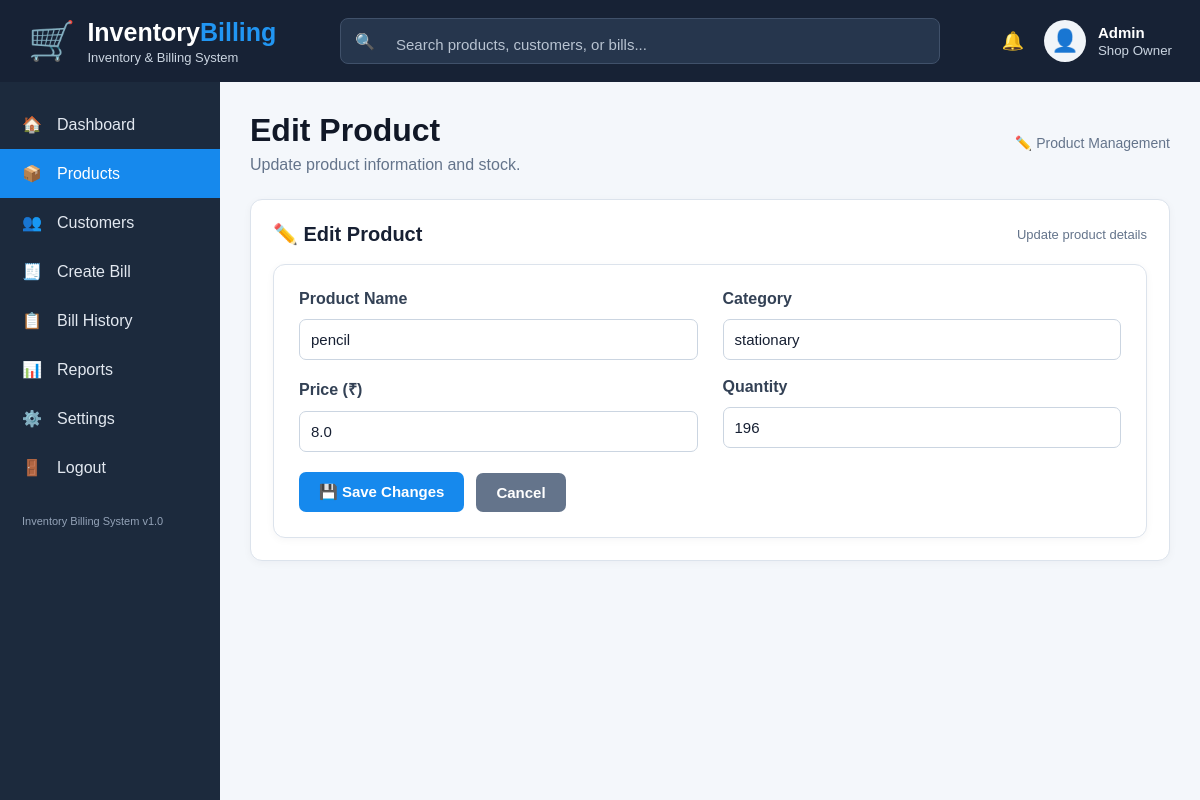
The app's page /edit/4 with its own data.
### tables this page shows
CREATE TABLE products (
            id INTEGER PRIMARY KEY AUTOINCREMENT,
            name TEXT NOT NULL,
            category TEXT,
            price REAL NOT NULL,
            quantity INTEGER NOT NULL
        );

### app.py (the view, shortened to what this page needs)
@app.route("/edit/<int:id>", methods=["GET", "POST"])
def edit_product(id):
    conn = sqlite3.connect("shop.db")
    conn.row_factory = sqlite3.Row
    product = conn.execute(
        "SELECT * FROM products WHERE id=?",
        (id,)
    ).fetchone()
    conn.close()
    return render_template("edit.html", product=product)

### templates/edit.html (shortened to what this page needs)
<!DOCTYPE html>
<html lang="en">
<head>
    <link rel="stylesheet"
          href="{{ url_for('static', filename='style.css') }}">
</head>
<body>
<header class="top-header">
    <div class="brand">
        <div class="brand-icon">🛒</div>
        <div>
            <h1>Inventory<span>Billing</span></h1>
            <p>Inventory & Billing System</p>
        </div>
    </div>
    <div class="top-search">
        🔍
        <input
            type="text"
            placeholder="Search products, customers, or bills..."
        >
    </div>
    <div class="profile">
        <span class="notification">🔔</span>
        <div class="profile-icon">
            👤
        </div>
        <div>
            <strong>Admin</strong>
            <small>Shop Owner</small>
        </div>
    </div>
</header>
<div class="app-layout">
<aside class="sidebar">
    <nav>
        <a href="/">
            🏠
            <span>Dashboard</span>
        </a>
        <a href="/products" class="active">
            📦
            <span>Products</span>
        </a>
        <a href="/customers">
            👥
            <span>Customers</span>
        </a>
        <a href="/billing">
            🧾
            <span>Create Bill</span>
        </a>
        <a href="/bill_history">
            📋
            <span>Bill History</span>
        </a>
        <a href="/dashboard">
            📊
            <span>Reports</span>
        </a>
    </nav>
    <div class="sidebar-bottom">
        <a href="#">
            ⚙️
            <span>Settings</span>
        </a>
        <a href="#">
            🚪
            <span>Logout</span>
        </a>
        <p>
            Inventory Billing System v1.0
        </p>
    </div>
</aside>
<main class="main-content">
    <div class="page-title">
        <div>
            <h2>Edit Product</h2>
            <p>
                Update product information and stock.
            </p>
        </div>
        <div class="date">
            ✏️ Product Management
        </div>
    </div>
    <div class="section-card">
        <div class="section-header">
            <h3>✏️ Edit Product</h3>
            <span>
                Update product details
            </span>
        </div>
        <form method="POST">
            <div class="product-form-grid">
                <div>
                    <label>
                        Product Name
                    </label>
                    <input
                        type="text"
                        name="name"
                        value="{{ product['name'] }}"
                        placeholder="Enter product name"
                        required
                    >
                </div>
                <div>
                    <label>
                        Category
                    </label>
                    <input
                        type="text"
                        name="category"
                        value="{{ product['category'] }}"
                        placeholder="Enter category"
                    >
                </div>
                <div>
                    <label>
                        Price (₹)
                    </label>
                    <input
                        type="number"
                        name="price"
                        value="{{ product['price'] }}"
                        step="0.01"
                        required
                    >
                </div>
                <div>
                    <label>
                        Quantity
                    </label>
                    <input
                        type="number"
                        name="quantity"
                        value="{{ product['quantity'] }}"
                        min="0"
                        required
                    >
                </div>
            </div>
            <div class="edit-actions">
                <button type="submit">
                    💾 Save Changes
                </button>
                <a href="/products"
                   class="cancel-btn">
                    Cancel
                </a>
            </div>
        </form>
    </div>
</main>
</div>
</body>
</html>

### static/style.css (style rules this page uses)
* { box-sizing: border-box; }
body { margin: 0; font-family: Arial, sans-serif; background: #f4f7fb; color: #172033; }
.top-header { height: 82px; background: #172235; color: white; display: flex; align-items: center; justify-content: space-between; padding: 0 28px; gap: 25px; }
.brand { display: flex; align-items: center; gap: 12px; min-width: 270px; }
.brand-icon { font-size: 38px; }
.brand h1 { margin: 0; font-size: 25px; color: white; }
.brand h1 span { color: #2196f3; }
.brand p { margin: 3px 0 0; color: #cbd5e1; font-size: 13px; }
.top-search { flex: 1; max-width: 600px; height: 46px; background: #26364d; border: 1px solid #40516a; border-radius: 8px; display: flex; align-items: center; padding: 0 14px; color: #cbd5e1; }
.top-search input { width: 100%; border: none; outline: none; background: transparent; color: white; font-size: 15px; margin-left: 10px; }
.top-search input::placeholder { color: #b8c3d1; }
.profile { display: flex; align-items: center; gap: 10px; min-width: 190px; justify-content: flex-end; }
.notification { font-size: 23px; margin-right: 8px; }
.profile-icon { width: 42px; height: 42px; border-radius: 50%; background: #f1f5f9; color: #172235; display: flex; justify-content: center; align-items: center; font-size: 22px; }
.profile strong { display: block; font-size: 15px; }
.profile small { color: #cbd5e1; }
.app-layout { display: flex; min-height: calc(100vh - 82px); }
.sidebar { width: 220px; background: #1c2a3d; color: white; display: flex; flex-direction: column; justify-content: flex-start; flex-shrink: 0; }
.sidebar nav { padding-top: 18px; }
.sidebar a { display: flex; align-items: center; gap: 15px; padding: 15px 22px; color: #e2e8f0; text-decoration: none; font-size: 16px; font-weight: normal; transition: 0.2s; }
.sidebar a.active { background: #1689ed; color: white; }
.sidebar-bottom { padding-bottom: 18px; }
.sidebar-bottom p { color: #94a3b8; font-size: 11px; padding: 10px 22px; line-height: 1.5; }
.main-content { flex: 1; padding: 30px; background: #f4f7fb; min-width: 0; }
.page-title { display: flex; justify-content: space-between; align-items: center; margin-bottom: 25px; }
.page-title h2 { margin: 0; font-size: 32px; color: #111827; }
.page-title p { margin: 7px 0 0; color: #64748b; font-size: 16px; }
.date { color: #64748b; font-size: 14px; }
.section-card { background: white; border: 1px solid #dce3ec; border-radius: 12px; padding: 22px; margin-bottom: 22px; box-shadow: 0 2px 8px rgba(15, 23, 42, 0.04); }
.section-header { display: flex; justify-content: space-between; align-items: center; margin-bottom: 18px; }
.section-header h3 { margin: 0; font-size: 20px; color: #172033; }
.section-header span { color: #64748b; font-size: 13px; }
form { background: white; padding: 25px; border-radius: 12px; border: 1px solid #dce3ec; box-shadow: 0 2px 8px rgba(15, 23, 42, 0.04); }
label { color: #334155; font-weight: bold; }
input, select { width: 100%; max-width: 500px; padding: 11px; margin-top: 6px; border: 1px solid #cbd5e1; border-radius: 7px; background: white; color: #172033; font-size: 15px; }
input::placeholder { color: #94a3b8; }
button { background: #1689ed; color: white; border: none; padding: 11px 20px; border-radius: 7px; font-size: 15px; font-weight: bold; cursor: pointer; }
a { color: #1689ed; font-weight: bold; text-decoration: none; }
.product-form-grid { display: grid; grid-template-columns: repeat(2, 1fr); gap: 18px 25px; margin-bottom: 20px; }
.product-form-grid input { max-width: none; }
.product-form-grid label { display: block; margin-bottom: 5px; }
.edit-actions { display: flex; align-items: center; gap: 12px; margin-top: 5px; }
.cancel-btn { background: #64748b; color: white; padding: 11px 20px; border-radius: 7px; font-size: 15px; font-weight: bold; text-decoration: none; }
.notification { position: relative; cursor: pointer; font-size: 18px; }
.top-header .profile { display: flex !important; align-items: center !important; gap: 12px !important; position: relative !important; }
.profile-icon { display: flex !important; visibility: visible !important; opacity: 1 !important; }

### records on screen
products: name "pencil", category "stationary", price "8.0", quantity "196"
